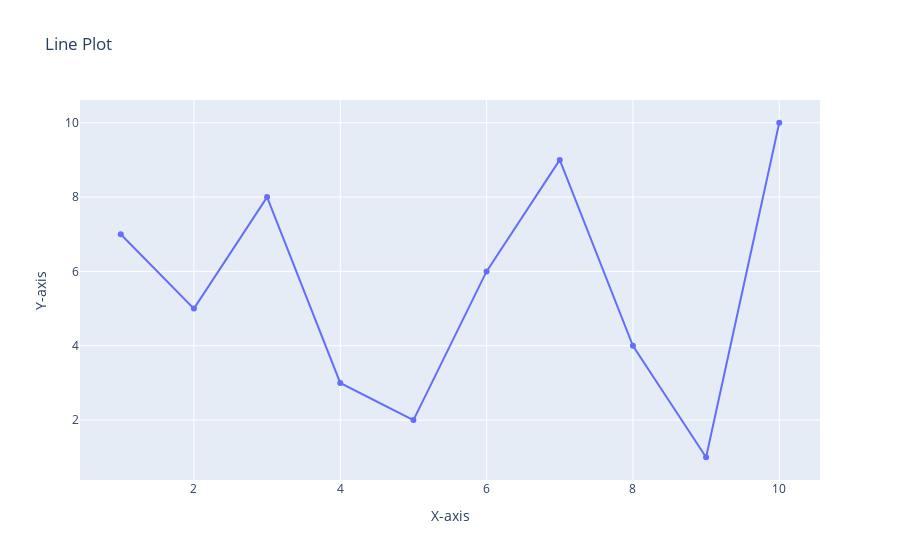

The notebook cell this image was saved under:
### Code cell
#ADDING TITLE TO GRAPH
fig=go.Figure(go.Scatter(x=x,y=y))
fig.update_layout(title="Line Plot",xaxis_title="X-axis",yaxis_title="Y-axis")
fig.show()

### Figure 1 — Plotly figure (JSON) as saved in the notebook; plotly's stock layout.template omitted (floating-point values rounded to 4 significant figures)
{"data": [{"type": "scatter", "x": [1, 2, 3, 4, 5, 6, 7, 8, 9, 10], "y": [7, 5, 8, 3, 2, 6, 9, 4, 1, 10]}], "layout": {"title": {"text": "Line Plot"}, "xaxis": {"title": {"text": "X-axis"}}, "yaxis": {"title": {"text": "Y-axis"}}}}
